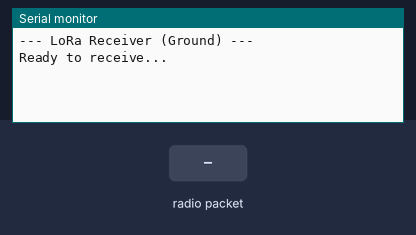
Bench run of a sketch on a simulated Arduino Uno, built for the host (arithmetic inside an expression is 32-bit, double 64-bit). Shown: the last lines printed to the serial monitor. The inputs (shaded band) are chosen by the test bench. No radio packets arrive unless stated.

Above: at 1.2 s.
1.3 s: radio packet "10000" arrives
At 2.5 s:
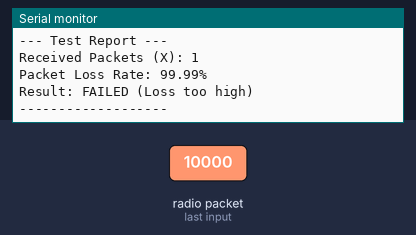
2.8 s: radio packet "1" arrives
At 3.6 s:
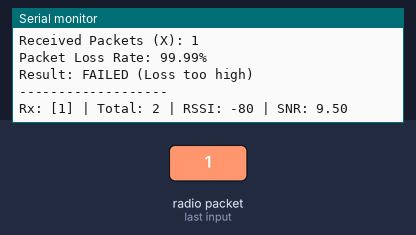

The sketch:

getter.ino
```cpp
#include <SPI.h>
#include <LoRa.h>


const int csPin = 5;
const int resetPin = 4;
const int irqPin = 2;
const int sck = 14;
const int miso = 12;
const int mosi = 13;


int X = 0; // 成功接收計數
const int totalExpected = 10000;


void setup() {
 Serial.begin(115200);
 while (!Serial);


 Serial.println("--- LoRa Receiver (Ground) ---");


 SPI.begin(sck, miso, mosi, csPin);
 LoRa.setPins(csPin, resetPin, irqPin);


 // 參數必須與發送端完全一致
 if (!LoRa.begin(915E6)) {
   Serial.println("Starting LoRa failed!");
   while (1);
 }


 LoRa.setSpreadingFactor(10);
 LoRa.setSignalBandwidth(125E3);
 LoRa.setCodingRate4(5);
 LoRa.setSyncWord(0xF1);
 LoRa.setPreambleLength(8);


 Serial.println("Ready to receive...");
}


void loop() {
 int packetSize = LoRa.parsePacket();
 if (packetSize) {
   String receivedData = "";
   while (LoRa.available()) {
     receivedData += (char)LoRa.read();
   }


   X++; // 累加接收次數

   // 獲取信號強度 (RSSI) 與 信噪比 (SNR)，這對 10 公里測試很重要
   int rssi = LoRa.packetRssi();
   float snr = LoRa.packetSnr();


   Serial.print("Rx: [");
   Serial.print(receivedData);
   Serial.print("] | Total: ");
   Serial.print(X);
   Serial.print(" | RSSI: ");
   Serial.print(rssi);
   Serial.print(" | SNR: ");
   Serial.println(snr);


   // 達到 10000 個或每收到 100 個時更新統計
   if (X % 100 == 0 || receivedData == "10000") {
     printStatistics();
   }
 }
}


void printStatistics() {
 // 丟失率計算公式
 float lossRate = (1.0 - ((float)X / (float)totalExpected)) * 100.0;
  Serial.println("\n--- Test Report ---");
 Serial.print("Received Packets (X): "); Serial.println(X);
 Serial.print("Packet Loss Rate: "); Serial.print(lossRate); Serial.println("%");
  if (lossRate <= 20.0) {
   Serial.println("Result: VERIFIED (Pass)");
 } else {
   Serial.println("Result: FAILED (Loss too high)");
 }
 Serial.println("-------------------\n");
}
```

Measured:
- after the input at 1.3 s, the serial monitor: prints a new line at once (image 1)
- after the input at 2.8 s, the serial monitor: prints a new line at once (image 2)
